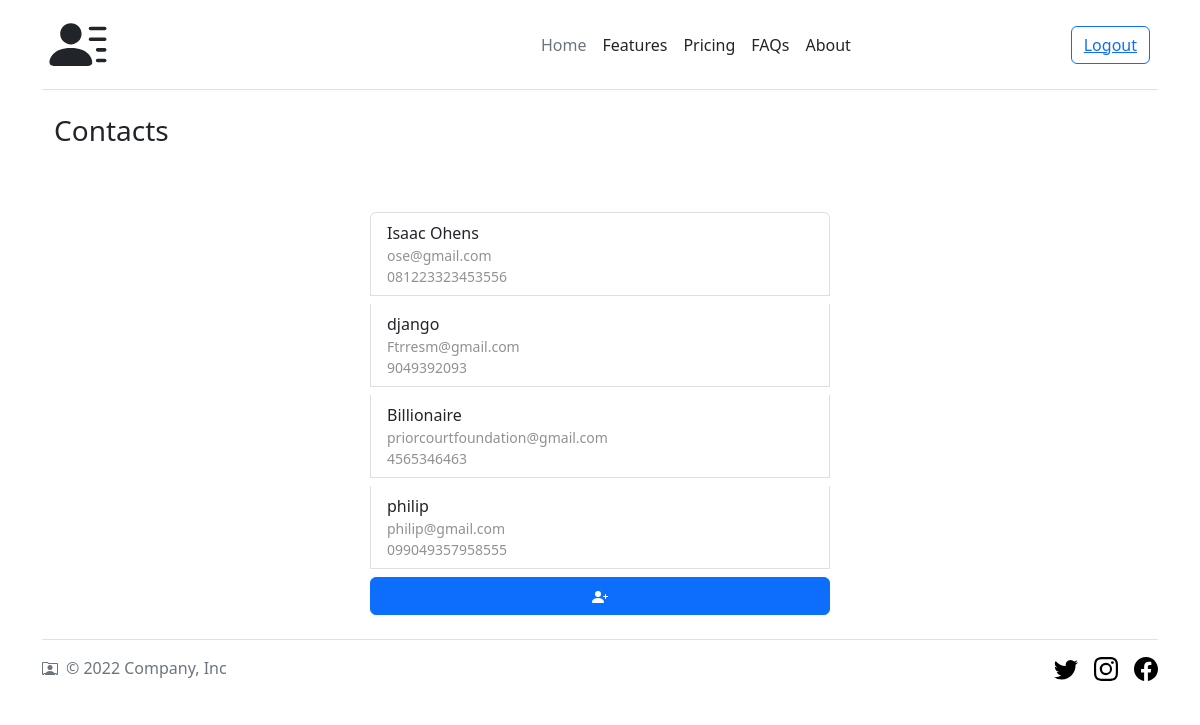
Screenshot of / (signed in) with the database file from the repository.
### contact/models.py (models this page shows, shortened)
class Contact(models.Model):
    user = models.ForeignKey(User, on_delete=models.CASCADE, null=True, blank=True)
    name = models.CharField(max_length=50)
    phone_number = models.CharField(max_length=15)
    email = models.EmailField()

### contact/views.py (the view)
# urls.py: path('', ContactListView.as_view(), name='contacts'),
class ContactListView(LoginRequiredMixin, ListView):
    template_name = 'home.html'
    model = Contact
    context_object_name = 'contacts'
    queryset = Contact.objects.all()
    def get_context_data(self, **kwargs):
        context = super().get_context_data(**kwargs)
        context['contacts'] = context['contacts'].filter(user=self.request.user)
        return context

### contact/templates/home.html (shortened to what this page needs)
{% extends 'base.html' %}
{% block content %}
<div class="container-sm">
    <div class="container">
        <h3>Contacts</h3>
    </div>
    <div class="list-group list-group-checkable d-grid gap-2 border-0 w-auto">
        {% for contact in contacts %}
        <a href="{% url 'detail' contact.id %}" class="list-group-item list-group-item-action " aria-current="true">
            {{ contact.name }}
            <span class="d-block small opacity-50">{{contact.email}}</span>
            <span class="d-block small opacity-50">{{contact.phone_number}}</span>
        </a>
        {% endfor %}
        <a class="btn btn-primary" href="{% url 'create' %}" role="button">
        </a>
    </div>
</div>
{% endblock content %}

### staticfiles/css/main.css (style rules this page uses)
.container { position: relative; z-index: 1; max-width: 300px; margin: 0 auto; }
.container:before, .container:after { content: ""; display: block; clear: both; }
body { background: #76b852; background: rgb(141,194,111); font-family: "Roboto", sans-serif; -webkit-font-smoothing: antialiased; -moz-osx-font-smoothing: grayscale; }

### staticfiles/css/list-groups.css (style rules this page uses)
.list-group { max-width: 460px; margin: 4rem auto; }
.list-group-checkable .list-group-item { cursor: pointer; }

### rows the page displays
Contact: name "Isaac Ohens", email "ose@gmail.com", phone_number "081223323453556"
Contact: name "django", email "Ftrresm@gmail.com", phone_number "9049392093"
Contact: name "Billionaire", email "priorcourtfoundation@gmail.com", phone_number "4565346463"
Contact: name "philip", email "philip@gmail.com", phone_number "099049357958555"
